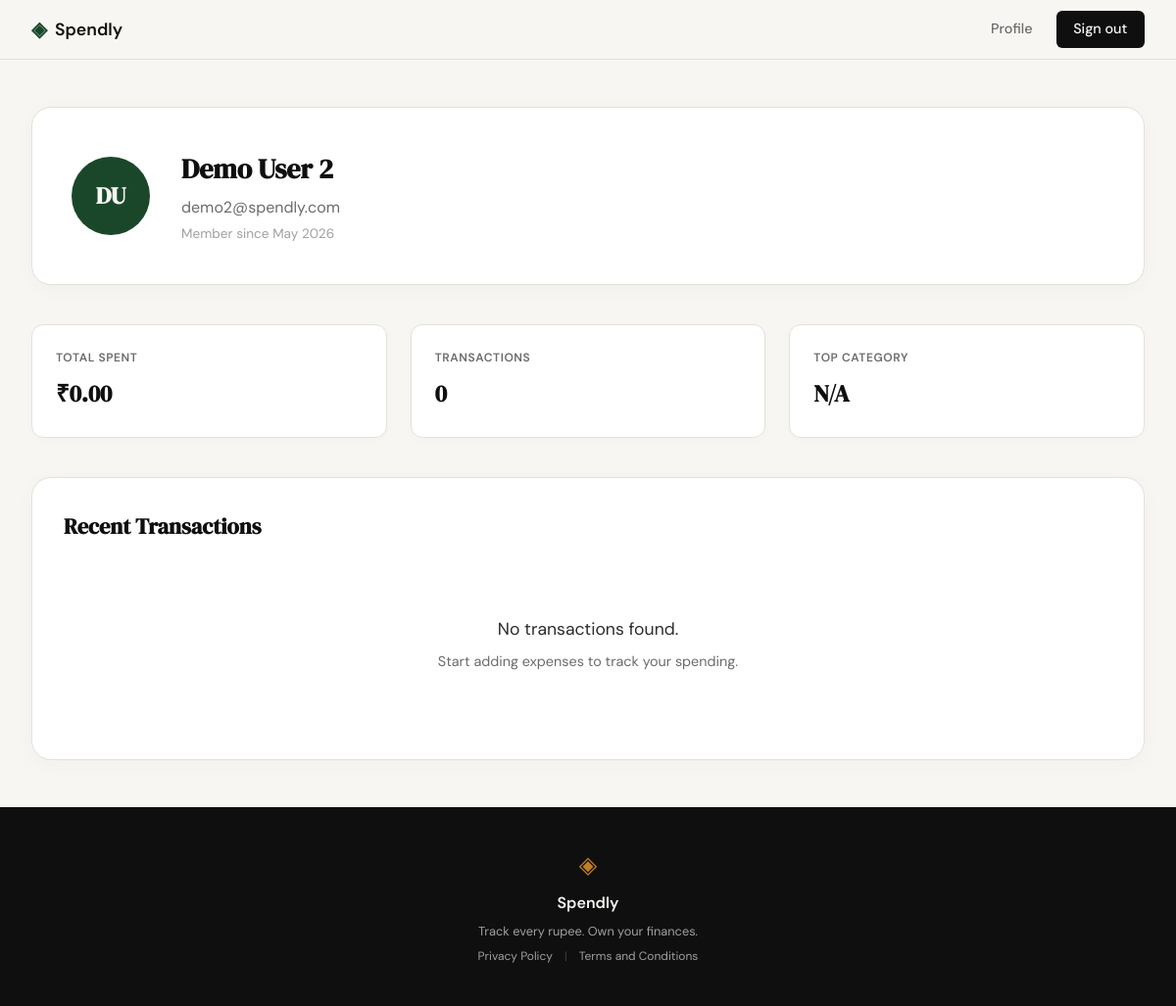
The app's page /profile (signed in), older data.
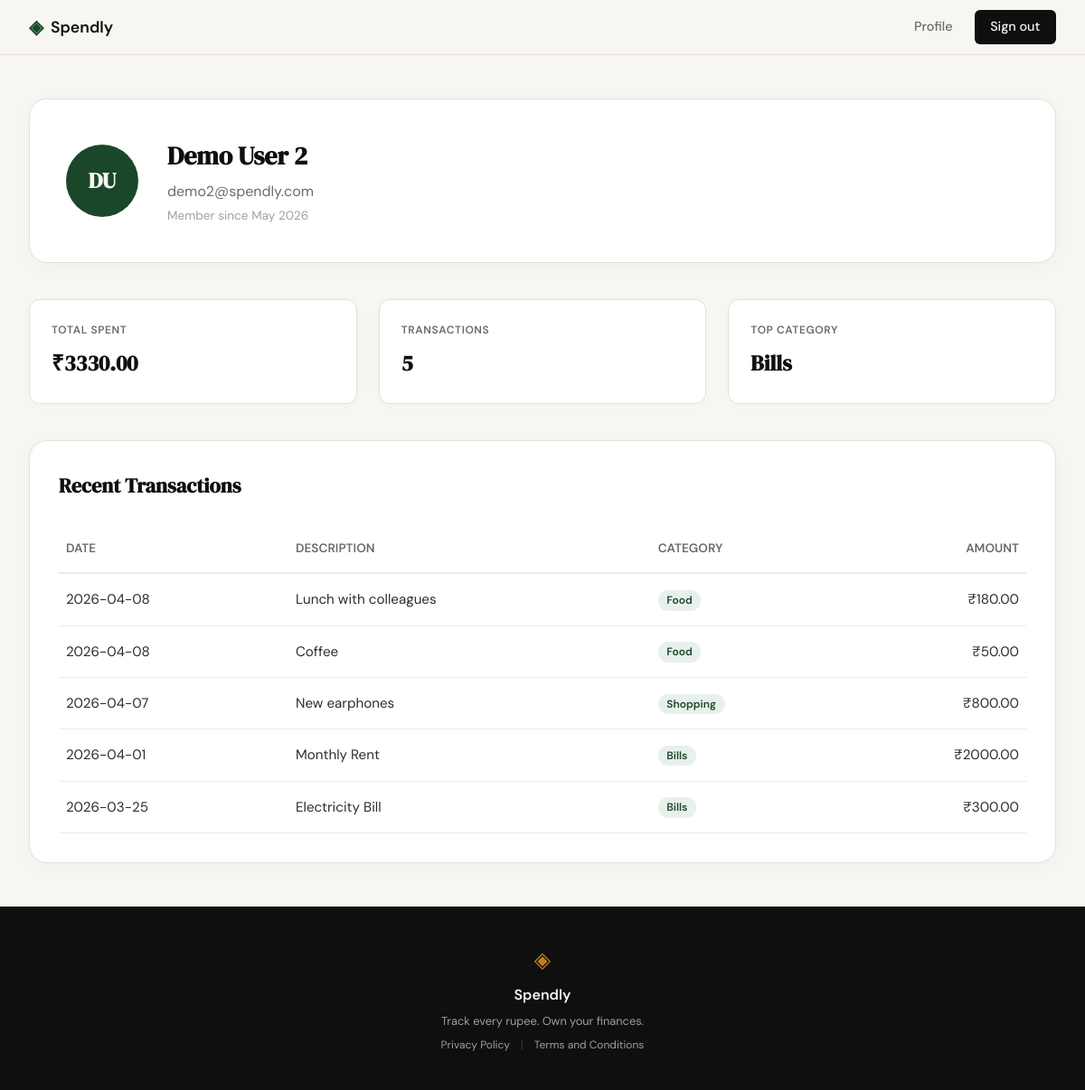
The same page, newer data.
### tables this page shows
CREATE TABLE users (
                id INTEGER PRIMARY KEY AUTOINCREMENT,
                username TEXT UNIQUE NOT NULL,
                password_hash TEXT NOT NULL,
                email TEXT UNIQUE NOT NULL,
                created_at TIMESTAMP DEFAULT CURRENT_TIMESTAMP
            );

CREATE TABLE categories (
                id INTEGER PRIMARY KEY AUTOINCREMENT,
                name TEXT UNIQUE NOT NULL,
                description TEXT,
                created_at TIMESTAMP DEFAULT CURRENT_TIMESTAMP
            );

CREATE TABLE expenses (
                id INTEGER PRIMARY KEY AUTOINCREMENT,
                user_id INTEGER NOT NULL,
                category_id INTEGER NOT NULL,
                amount REAL NOT NULL,
                description TEXT,
                date DATE NOT NULL,
                created_at TIMESTAMP DEFAULT CURRENT_TIMESTAMP,
                FOREIGN KEY (user_id) REFERENCES users (id),
                FOREIGN KEY (category_id) REFERENCES categories (id)
            );

### app.py (the view)
@app.route("/profile")
def profile():
    user_id = session.get("user_id")
    if not user_id:
        flash("Please log in to view your profile.")
        return redirect(url_for("login"))
    db = get_db()
    user = db.execute("SELECT * FROM users WHERE id = ?", (user_id,)).fetchone()
    if not user:
        flash("User not found.")
        return redirect(url_for("login"))
    stats = db.execute(
        "SELECT SUM(amount) as total, COUNT(*) as count FROM expenses WHERE user_id = ?",
        (user_id,)
    ).fetchone()
    total_spent = stats["total"] if stats["total"] is not None else 0.0
    transaction_count = stats["count"] if stats["count"] is not None else 0
    top_cat_row = db.execute(
        """SELECT c.name
           FROM expenses e
           JOIN categories c ON e.category_id = c.id
           WHERE e.user_id = ?
           GROUP BY c.name
           ORDER BY SUM(e.amount) DESC
           LIMIT 1""",
        (user_id,)
    ).fetchone()
    top_category = top_cat_row["name"] if top_cat_row else "N/A"
    expenses = db.execute(
        """SELECT e.date, e.description, c.name as category_name, e.amount
           FROM expenses e
           JOIN categories c ON e.category_id = c.id
           WHERE e.user_id = ?
           ORDER BY e.date DESC""",
        (user_id,)
    ).fetchall()
    username = user["username"] or "User"
    initials = "".join([name[0].upper() for name in username.split()[:2]])
    if not initials:
        initials = "U"
    return render_template(
        "profile.html",
        user=user,
        total_spent=total_spent,
        transaction_count=transaction_count,
        top_category=top_category,
        expenses=expenses,
        initials=initials
    )

### app.py (called while the page is built)
@app.teardown_appcontext
def teardown_db(exception):
    db = g.pop('db', None)
    if db is not None:
        db.close()

### database/db.py (called while the page is built)
def get_db():
    if 'db' not in g:
        g.db = sqlite3.connect(
            current_app.config['DATABASE'],
            detect_types=sqlite3.PARSE_DECLTYPES
        )
        g.db.row_factory = sqlite3.Row
        g.db.execute('PRAGMA foreign_keys = ON')
    return g.db

### templates/profile.html (shortened to what this page needs)
{% extends "base.html" %}
{% block content %}
<div class="profile-container">
    <div class="profile-header-card">
        <div class="avatar">{{ initials }}</div>
        <div class="user-info">
            <h1>{{ user.username }}</h1>
            <p class="user-email">{{ user.email }}</p>
            <p class="user-member-since">Member since {{ user.created_at.strftime('%B %Y') if user.created_at else 'N/A' }}</p>
        </div>
    </div>
    <div class="stats-grid">
        <div class="stat-card">
            <span class="stat-label">TOTAL SPENT</span>
            <span class="stat-value">₹{{ "%.2f"|format(total_spent) }}</span>
        </div>
        <div class="stat-card">
            <span class="stat-label">TRANSACTIONS</span>
            <span class="stat-value">{{ transaction_count }}</span>
        </div>
        <div class="stat-card">
            <span class="stat-label">TOP CATEGORY</span>
            <span class="stat-value">{{ top_category }}</span>
        </div>
    </div>
    <div class="transactions-card">
        <h2>Recent Transactions</h2>
        {% if expenses %}
        <div class="table-responsive">
            <table class="transactions-table">
                <thead>
                    <tr>
                        <th>Date</th>
                        <th>Description</th>
                        <th>Category</th>
                        <th class="text-right">Amount</th>
                    </tr>
                </thead>
                <tbody>
                    {% for expense in expenses %}
                    <tr>
                        <td>{{ expense.date }}</td>
                        <td>{{ expense.description }}</td>
                        <td><span class="category-badge">{{ expense.category_name }}</span></td>
                        <td class="text-right">₹{{ "%.2f"|format(expense.amount) }}</td>
                    </tr>
                    {% endfor %}
                </tbody>
            </table>
        </div>
        {% else %}
        <div class="empty-state">
            <p>No transactions found.</p>
            <p class="muted">Start adding expenses to track your spending.</p>
        </div>
        {% endif %}
    </div>
</div>
{% endblock %}

### templates/base.html (shortened to what this page needs)
<!DOCTYPE html>
<html lang="en">
<head>
    <link rel="stylesheet" href="{{ url_for('static', filename='css/style.css') }}">
</head>
<body>
    <nav class="navbar">
        <div class="nav-inner">
            <a href="{{ url_for('landing') }}" class="nav-brand">
                <span class="brand-icon">◈</span>
                <span class="brand-name">Spendly</span>
            </a>
            <div class="nav-links">
                {% if session.get('user_id') %}
                    <a href="{{ url_for('profile') }}">Profile</a>
                    <a href="{{ url_for('logout') }}" class="nav-cta">Sign out</a>
                {% else %}
                    <a href="{{ url_for('login') }}">Sign in</a>
                    <a href="{{ url_for('register') }}" class="nav-cta">Get started</a>
                {% endif %}
            </div>
        </div>
    </nav>
    <main class="main-content">
        {% block content %}{% endblock %}
    </main>
    <footer class="footer">
        <div class="footer-inner">
            <span class="brand-icon">◈</span>
            <span class="footer-name">Spendly</span>
            <p class="footer-copy">Track every rupee. Own your finances.</p>
            <div class="footer-links">
                <a href="{{ url_for('privacy') }}">Privacy Policy</a>
                <span class="footer-sep">|</span>
                <a href="{{ url_for('terms') }}">Terms and Conditions</a>
            </div>
        </div>
    </footer>
</body>
</html>

Row changes from the older to the newer data that the page shows:
added categories: name "Bills"
added expenses: date "2026-04-08", description "Lunch with colleagues", category_name "Food", amount "180.00"
added expenses: date "2026-04-08", description "Coffee", category_name "Food", amount "50.00"
added expenses: date "2026-04-07", description "New earphones", category_name "Shopping", amount "800.00"
added expenses: date "2026-04-01", description "Monthly Rent", category_name "Bills", amount "2000.00"
added expenses: date "2026-03-25", description "Electricity Bill", category_name "Bills", amount "300.00"
Text that changed along with them:
{{ "%.2f"|format(total_spent) }}: "0.00" → "3330.00"
{{ transaction_count }}: "0" → "5"
{{ top_category }}: "N/A" → (not shown)
text no longer shown: "No transactions found. Start adding expenses to track your spending."
text now shown: "DATE DESCRIPTION CATEGORY AMOUNT"
